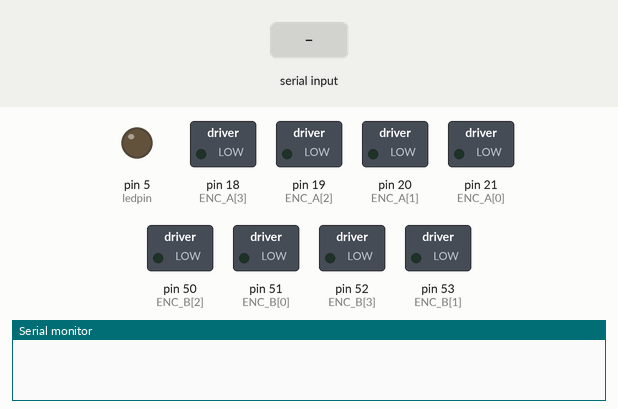
The sketch below on a simulated Arduino Mega 2560, built with avr-gcc and run on an emulated ATmega2560. Shown: switched loads named in the sketch (green lamp = pin HIGH), output pins drawn as LEDs (lit = HIGH), the last lines printed to the serial monitor. Inputs (shaded band) come from the test bench.

Above: at 1.2 s.
1.3 s: "r" received over the second serial link
At 2.5 s:
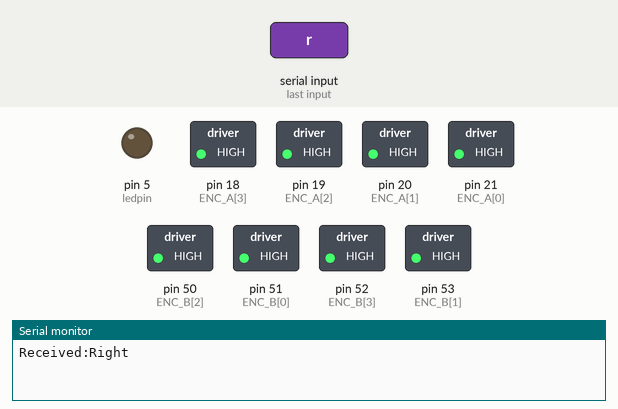
2.8 s: "s" received over the second serial link
At 3.8 s:
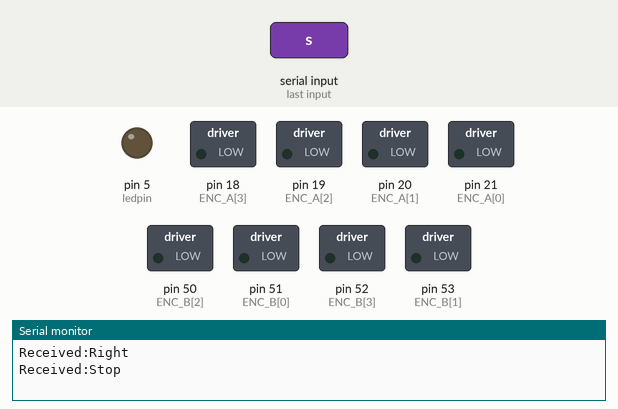
4.3 s: "f" received over the second serial link
At 5.0 s:
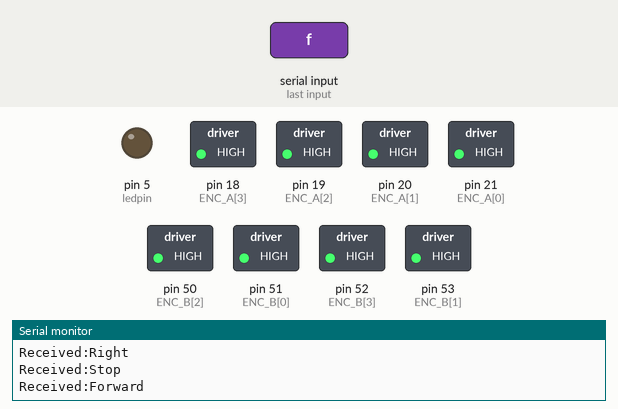
Timing chart, 0 to 7.3 s (numbered marks = the images above; inputs shaded):
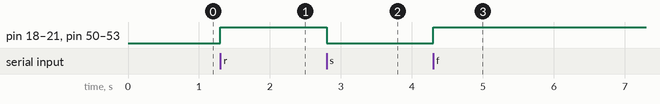

Measured:
- after the input at 1.3 s, pin 18 (ENC_A[3]), pin 19 (ENC_A[2]), pin 20 (ENC_A[1]), pin 21 (ENC_A[0]), pin 50 (ENC_B[2]), pin 51 (ENC_B[0]), pin 52 (ENC_B[3]), pin 53 (ENC_B[1]): LOW → HIGH at once
- after the input at 2.8 s, pin 18 (ENC_A[3]), pin 19 (ENC_A[2]), pin 20 (ENC_A[1]), pin 21 (ENC_A[0]), pin 50 (ENC_B[2]), pin 51 (ENC_B[0]), pin 52 (ENC_B[3]), pin 53 (ENC_B[1]): HIGH → LOW at once
- after the input at 4.3 s, pin 18 (ENC_A[3]), pin 19 (ENC_A[2]), pin 20 (ENC_A[1]), pin 21 (ENC_A[0]), pin 50 (ENC_B[2]), pin 51 (ENC_B[0]), pin 52 (ENC_B[3]), pin 53 (ENC_B[1]): LOW → HIGH at once

The sketch:

agriscouts_bluetooth_control.ino
```cpp
#include <SoftwareSerial.h>
//Baised off the softwareSerial library located at:
//https://www.arduino.cc/en/Reference/SoftwareSerial


SoftwareSerial btSerial(12, 13); // RX, TX PIN
//used a char to store the command sent from any
//BLE  app on Android and Iphone capable of sending ASCII or Hexidecimal commands
char bt_rx;

//use ledpins to show which way is front and which is back?
int ledpin =5;

void setup() {
  Serial.begin(9600);
  pinMode(ledpin, OUTPUT);//set ledpin as output so we can set it on and off
  btSerial.begin(9600);
}

void loop() {
  if (btSerial.available()) {//If the bluetooth buffer has recieved a command from a mobile device
    Serial.println(callback());
    while(btSerial.available()){
      btSerial.read();
  }
}
}
```

callback.ino
```cpp
#define NMOTORS 4
// Declare Pins
// RB, LB, RF, LF
const int ENC_A[] = {21,20,19,18};
const int ENC_B[] = {51,53,50,52};
const int PWM[] = {8,9,10,11};
const int INP_1[] = {22,25,27,29};//BACKWARD DIRECTIONAL PINS
const int INP_2[] = {23,24,26,28};//FOWARD DIRECTIONAL PINS
const int LED = 5;


unsigned char carSpeed = 250;//250
bool state = LOW;
String callback(void){


  bt_rx = btSerial.read();
    Serial.print("Received:");//Instruction recieved from
    String state = "still";

    if (bt_rx == 'f') {
      //put code for forward motion here
      forward();

      state ="Forward";
      btSerial.println(state);
      return state;
    }
    else if (bt_rx == 'b') {
      //put code for backward motion here
      back();

      state = "Back";
      btSerial.println(state);
      return state;
    }
    else if (bt_rx == 'r'){
      //put code for right motion here, can be a set speed value such as 0.5 for example
      right();
      state = "Right";
      btSerial.println(state);
      return state;
     }
     else if (bt_rx == 'l'){
      //put code for right motion here, can be a set speed value such as 0.5 for example
      left();

      state = "Left";
      btSerial.println(state);
      return state;
     }
     else if (bt_rx == 's'){
        stop();
        state = "Stop";
        btSerial.println(state);
        return state;
      }
      else if (bt_rx =='d'){

        state = "diagnosing...";
        diagnose();
        btSerial.print("Current car speed is: ");
        btSerial.println(carSpeed);
        return state;
        }
     else {
      return state;
    }

}
  void forward() {
    for(int k = 0; k <NMOTORS;k++){
      digitalWrite(ENC_A[k], HIGH);
      digitalWrite(ENC_B[k], HIGH);
      digitalWrite(INP_1[k], LOW);
      digitalWrite(INP_2[k], HIGH);
      digitalWrite(PWM[k], HIGH);
    }
  }

  void back() {
    for(int k = 0; k <NMOTORS;k++){
      digitalWrite(ENC_A[k], HIGH);
      digitalWrite(ENC_B[k], HIGH);
      digitalWrite(INP_1[k], HIGH);//FORWARDS DIRECTION PINS
      digitalWrite(INP_2[k], LOW);
      digitalWrite(PWM[k], HIGH);
    }
  }

  void left() {
    for(int k = 0; k <NMOTORS;k++){
      analogWrite(ENC_A[k], carSpeed);
      analogWrite(ENC_B[k], carSpeed);
      digitalWrite(PWM[k], HIGH);
    }
    // RB, LB, RF, LF
    digitalWrite(INP_2[2], HIGH);//RF SPIN FOWARDS
    digitalWrite(INP_2[0], HIGH);//RB SPIN FOWARDS
    digitalWrite(INP_1[3], HIGH);//LF SPIN BACKWARDS
    digitalWrite(INP_1[1], HIGH);//LB SPIN BACKWARDS
  }

  void right() {
    for(int k = 0; k <NMOTORS;k++){
      analogWrite(ENC_A[k], carSpeed);
      analogWrite(ENC_B[k], carSpeed);
      digitalWrite(PWM[k], HIGH);
    }
    // RB, LB, RF, LF
    digitalWrite(INP_1[2], HIGH);//RF SPIN BACKWARDS
    digitalWrite(INP_1[0], HIGH);//RB SPIN BACKWARDS
    digitalWrite(INP_2[3], HIGH);//LF SPIN FOWARDS
    digitalWrite(INP_2[1], HIGH);//LB SPIN FOWARDS
  }
 void diagnose(){
  Serial.print("Current car speed is: ");
  Serial.println(carSpeed);
  }
  void stop() {
    for(int k = 0; k <NMOTORS;k++){
      digitalWrite(ENC_A[k], LOW);
      digitalWrite(ENC_B[k], LOW);
      digitalWrite(PWM[k], LOW);
    }
  }

  void stateChange() {
    state = !state;
    digitalWrite(LED, state);
  }
```
